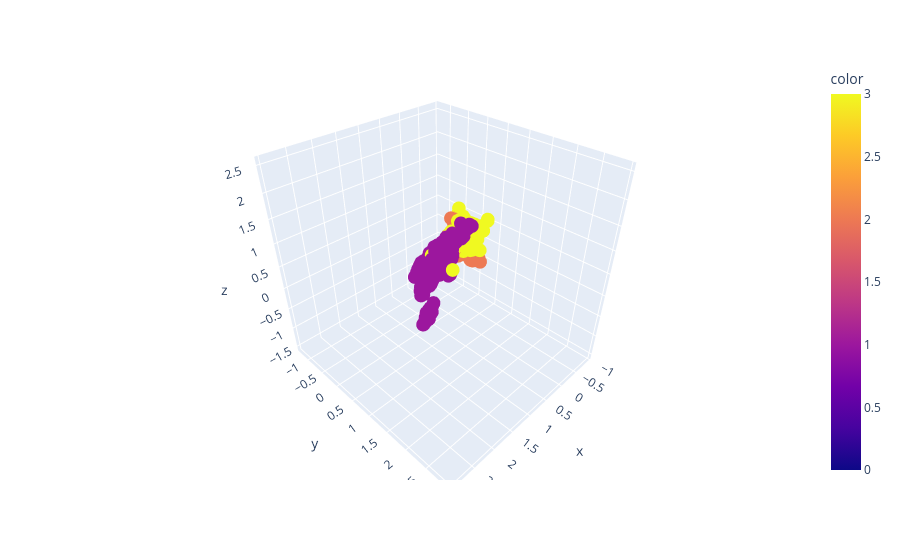

This figure's notebook cell:
### Markdown cell above
**Make a 3D plot** of the reduced dataset.

### Code cell
# TO DO: Make a 3D plot of the reduced dataset.

# Florentin Canart

fig = px.scatter_3d(x=x_train_scaled[:, 0], y=x_train_scaled[:, 1], z=x_train_scaled[:, 2], color=y_train)
fig.show()

### Figure 1 — Plotly figure (JSON) as saved in the notebook; plotly's stock layout.template omitted (floating-point values rounded to 4 significant figures; data arrays with more than 128 entries replaced by an {"elided": "..."} marker saying what was removed)
{"data": [{"hovertemplate": "x=%{x}<br>y=%{y}<br>z=%{z}<br>color=%{marker.color}<extra></extra>", "legendgroup": "", "marker": {"color": {"elided": "4223 int values"}, "coloraxis": "coloraxis", "symbol": "circle"}, "mode": "markers", "name": "", "scene": "scene", "showlegend": false, "type": "scatter3d", "x": {"elided": "4223 float values"}, "y": {"elided": "4223 float values"}, "z": {"elided": "4223 float values"}}], "layout": {"coloraxis": {"colorbar": {"title": {"text": "color"}}, "colorscale": [[0, "#0d0887"], [0.1111, "#46039f"], [0.2222, "#7201a8"], [0.3333, "#9c179e"], [0.4444, "#bd3786"], [0.5556, "#d8576b"], [0.6667, "#ed7953"], [0.7778, "#fb9f3a"], [0.8889, "#fdca26"], [1, "#f0f921"]]}, "legend": {"tracegroupgap": 0}, "margin": {"t": 60}, "scene": {"domain": {"x": [0, 1], "y": [0, 1]}, "xaxis": {"title": {"text": "x"}}, "yaxis": {"title": {"text": "y"}}, "zaxis": {"title": {"text": "z"}}}}}
